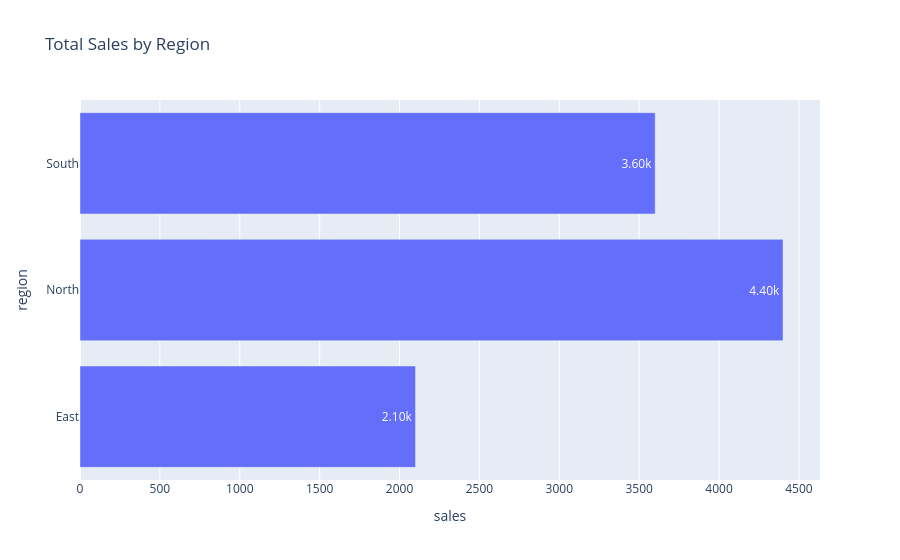

Write notebook code for a chart like this one.
### Markdown cell above
15) Using the same grouped regional sales, create a **Plotly horizontal bar chart** and display the values on the bars using `text_auto`.

### Code cell
import plotly.express as px

regional_sales = (
    sales.groupby('region', as_index=False)['sales']
    .sum()
)

fig = px.bar(
    regional_sales,
    x='sales',
    y='region',
    orientation='h',
    text_auto='.3s',
    title='Total Sales by Region'
)

fig.show()

### Figure 1 — Plotly figure (JSON) as saved in the notebook; plotly's stock layout.template omitted (floating-point values rounded to 4 significant figures)
{"data": [{"hovertemplate": "sales=%{x}<br>region=%{y}<extra></extra>", "legendgroup": "", "marker": {"color": "#636efa", "pattern": {"shape": ""}}, "name": "", "orientation": "h", "showlegend": false, "textposition": "auto", "texttemplate": "%{x:.3s}", "type": "bar", "x": [2100, 4400, 3600], "xaxis": "x", "y": ["East", "North", "South"], "yaxis": "y"}], "layout": {"barmode": "relative", "legend": {"tracegroupgap": 0}, "title": {"text": "Total Sales by Region"}, "xaxis": {"anchor": "y", "domain": [0, 1], "title": {"text": "sales"}}, "yaxis": {"anchor": "x", "domain": [0, 1], "title": {"text": "region"}}}}
